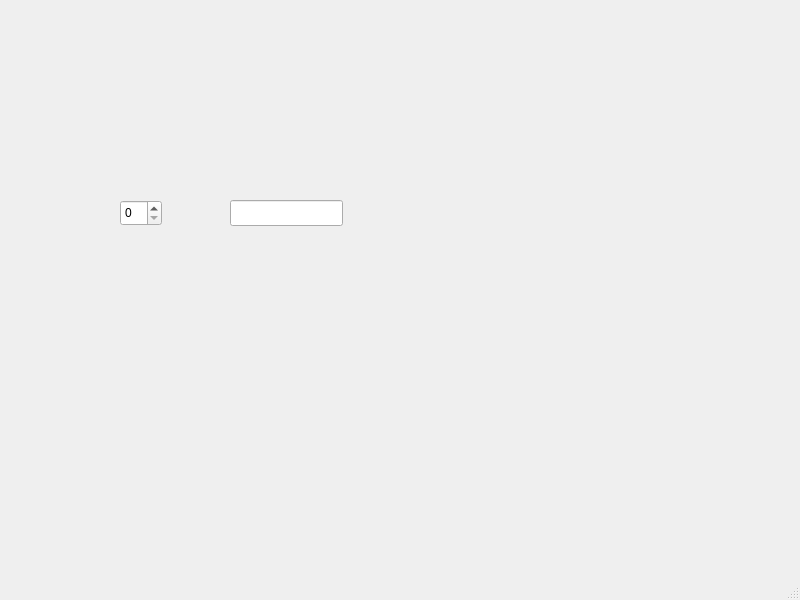
<?xml version="1.0" encoding="UTF-8"?>
<ui version="4.0">
 <class>MainWindow</class>
 <widget class="QMainWindow" name="MainWindow">
  <property name="geometry">
   <rect>
    <x>0</x>
    <y>0</y>
    <width>800</width>
    <height>600</height>
   </rect>
  </property>
  <property name="windowTitle">
   <string>MainWindow</string>
  </property>
  <widget class="QWidget" name="centralwidget">
   <widget class="QLineEdit" name="Words">
    <property name="geometry">
     <rect>
      <x>230</x>
      <y>200</y>
      <width>113</width>
      <height>26</height>
     </rect>
    </property>
    <property name="text">
     <string/>
    </property>
   </widget>
   <widget class="QSpinBox" name="WCounter">
    <property name="geometry">
     <rect>
      <x>120</x>
      <y>200</y>
      <width>42</width>
      <height>26</height>
     </rect>
    </property>
   </widget>
  </widget>
  <widget class="QMenuBar" name="menubar">
   <property name="geometry">
    <rect>
     <x>0</x>
     <y>0</y>
     <width>800</width>
     <height>25</height>
    </rect>
   </property>
  </widget>
  <widget class="QStatusBar" name="statusbar"/>
 </widget>
 <resources/>
 <connections/>
</ui>
